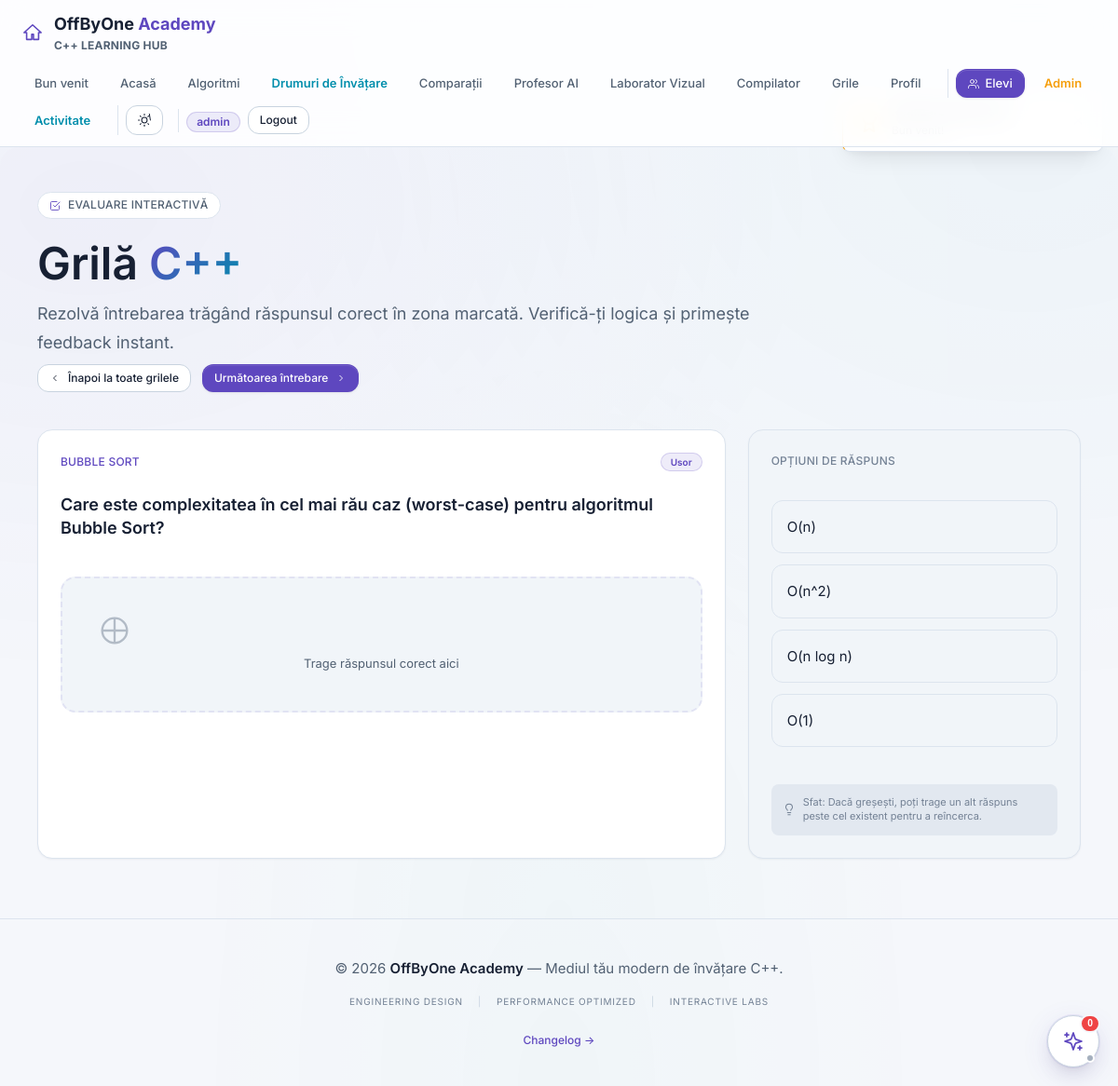
The page /site_g/index.php?page=grila_interactiva&id=1 (signed in) on the database its author committed.
### tables this page shows
CREATE TABLE IF NOT EXISTS `grile_cpp` (
  `id` int(11) NOT NULL AUTO_INCREMENT,
  `nume_metoda` varchar(255) NOT NULL,
  `dificultate` enum('Usor','Mediu','Greu') DEFAULT 'Usor',
  `intrebare` text NOT NULL,
  `cod_exemplu` text,
  `varianta_1` varchar(255) NOT NULL,
  `varianta_2` varchar(255) NOT NULL,
  `varianta_3` varchar(255) NOT NULL,
  `varianta_4` varchar(255) NOT NULL,
  `raspuns_corect` int(11) NOT NULL COMMENT 'Numărul variantei corecte (1-4)',
  `explicatie` text,
  PRIMARY KEY (`id`)
);

### site_g/PHP/grila_interactiva.php (the view, shortened to what this page needs)
<?php
require_once __DIR__ . '/conexiune.php';
$id_grila = $_GET['id'] ?? 0;
$grila = null;
$raspunsuri = [];
$next_id = 0;
    ?>
    <?php
if ($id_grila > 0) {
    $stmt = $con->prepare("SELECT * FROM grile_cpp WHERE id = ?");
    $stmt->bind_param("i", $id_grila);
    $stmt->execute();
    $result = $stmt->get_result();
    if($result) $grila = $result->fetch_assoc();
    if ($grila) {
        $raspunsuri = [
            ['id' => 1, 'text' => $grila['varianta_1']],
            ['id' => 2, 'text' => $grila['varianta_2']],
            ['id' => 3, 'text' => $grila['varianta_3']],
            ['id' => 4, 'text' => $grila['varianta_4']],
        ];
        shuffle($raspunsuri);
    } else {
        set_flash("error", "Grila nu există.");
        header("Location: index.php?page=grile");
        exit;
    }
    $stmt_next = $con->prepare("SELECT id FROM grile_cpp WHERE id > ? ORDER BY id ASC LIMIT 1");
    $stmt_next->bind_param("i", $id_grila);
    if ($stmt_next->execute()) {
        $res_next = $stmt_next->get_result();
        $row_next = $res_next->fetch_assoc();
        if ($row_next) { $next_id = intval($row_next['id']); }
    }
}
?>
<div data-component="dashboard-modern">
    <header class="dash__header">
        <span class="dash__eyebrow">
            <svg class="icon" viewBox="0 0 24 24" fill="none" stroke="currentColor" stroke-width="1.75" stroke-linecap="round" stroke-linejoin="round" aria-hidden="true">
                <path d="M9 11 12 14 22 4"/><path d="M21 12v7a2 2 0 0 1-2 2H5a2 2 0 0 1-2-2V5a2 2 0 0 1 2-2h11"/>
            </svg>
            Evaluare interactivă
        </span>
        <h1 class="dash__title">Grilă <span class="dash__title-accent">C++</span></h1>
        <p class="dash__lede">
            Rezolvă întrebarea trăgând răspunsul corect în zona marcată. Verifică-ți logica și primește feedback instant.
        </p>
        <div class="card__actions">
            <a href="index.php?page=grile" class="btn btn--ghost btn--sm">
                <svg class="icon icon--xs" viewBox="0 0 24 24" fill="none" stroke="currentColor" stroke-width="2" aria-hidden="true"><path d="m15 18-6-6 6-6"/></svg>
                Înapoi la toate grilele
            </a>
            <?php if ($next_id > 0): ?>
                <a href="index.php?page=grila_interactiva&id=<?php echo $next_id; ?>" class="btn btn--primary btn--sm">
                    Următoarea întrebare
                    <svg class="icon icon--xs" viewBox="0 0 24 24" fill="none" stroke="currentColor" stroke-width="2" aria-hidden="true"><path d="m9 18 6-6-6-6"/></svg>
                </a>
            <?php endif; ?>
        </div>
    </header>
    <?php if ($grila): ?>
        <div class="bento" style="gap: var(--space-6);">
            <article class="card bento__card--hero" style="border: 1px solid var(--color-border); background: var(--color-surface-1);">
                <div class="card__head">
                    <span class="card__eyebrow" style="color: var(--color-primary);"><?php echo htmlspecialchars($grila['nume_metoda']); ?></span>
                    <span class="badge badge--soft" style="font-size: 10px;"><?php echo htmlspecialchars($grila['dificultate']); ?></span>
                </div>
                <h2 class="card__title-sm" style="font-size: var(--text-lg); margin-top: var(--space-2);"><?php echo htmlspecialchars($grila['intrebare']); ?></h2>
                <div id="drop-zone" class="drop-zone">
                    <div id="drop-zone-content">
                        <svg class="icon" viewBox="0 0 24 24" fill="none" stroke="currentColor" stroke-width="1.5" style="width: 32px; height: 32px; margin-bottom: 8px; opacity: 0.5;"><path d="M12 2v20M2 12h20"/><circle cx="12" cy="12" r="10"/></svg>
                        <p>Trage răspunsul corect aici</p>
                    </div>
                </div>
            </article>
            <article class="card bento__card--accent" style="border: 1px solid var(--color-border); background: var(--color-surface-2);">
                <div class="card__head">
                    <span class="card__eyebrow">Opțiuni de răspuns</span>
                </div>
                <div id="answers-pool" style="display: flex; flex-direction: column; gap: var(--space-3); margin-top: var(--space-4);">
                    <?php foreach ($raspunsuri as $index => $r): ?>
                        <div
                            class="grila-option draggable-answer option"
                            draggable="true"
                            data-id="<?php echo $r['id']; ?>"
                        >
                            <?php echo htmlspecialchars($r['text']); ?>
                        </div>
                    <?php endforeach; ?>
                </div>
                <div style="margin-top: auto; padding-top: var(--space-6);">
                    <div style="padding: var(--space-3); background: var(--color-surface-3); border-radius: var(--radius-md); font-size: 11px; color: var(--color-fg-subtle); line-height: 1.4;">
                        <span style="display: inline-flex; align-items: center; gap: var(--space-2);">
                          Sfat: Dacă greșești, poți trage un alt răspuns peste cel existent pentru a reîncerca.
                        </span>
                    </div>
                </div>
            </article>
        </div>
    <?php endif; ?>
</div>

### site_g/stil.css (style rules this page uses)
*, *::before, *::after { box-sizing: border-box; }
* { margin: 0; padding: 0; }
html { -webkit-text-size-adjust: 100%; text-size-adjust: 100%; scroll-behavior: smooth; }
body { font-family: var(--font-sans); font-feature-settings: "cv11", "ss01", "ss03"; font-size: var(--text-base); line-height: var(--leading-normal); color: var(--color-fg); background: var(--color-bg); -webkit-font-smoothing: antialiased; -moz-osx-font-smoothing: grayscale; margin: 0; min-height: 100vh; isolation: isolate; }
body::before { content: ""; position: fixed; inset: 0; background: var(--gradient-mesh); opacity: 0.55; pointer-events: none; z-index: -1; }
body[data-theme="light"]::before, [data-theme="light"] body::before { opacity: 0.36; }
body[data-theme="light"] [data-component="dashboard-modern"]::before, [data-theme="light"] body [data-component="dashboard-modern"]::before { opacity: 0.42; }
img, svg, video, canvas { max-width: 100%; display: block; }

### site_g/index.php (style rules this page uses)
[data-component="dashboard-modern"]::before { pointer-events: none !important; z-index: -1 !important; }
.bento, .card, .table-wrapper { position: relative; z-index: 5; }

### rows shown on the page
grile_cpp: nume_metoda "BUBBLE SORT", dificultate "Usor", intrebare "Care este complexitatea în cel mai rău caz (worst-case) pentru algoritmul Bubble Sort?", varianta_1 "O(n)", varianta_3 "O(n^2)"

### other values the page prints
$_SESSION['username'] "admin"
$r['text'] "O(n log n)"
$r['text'] "O(1)"
